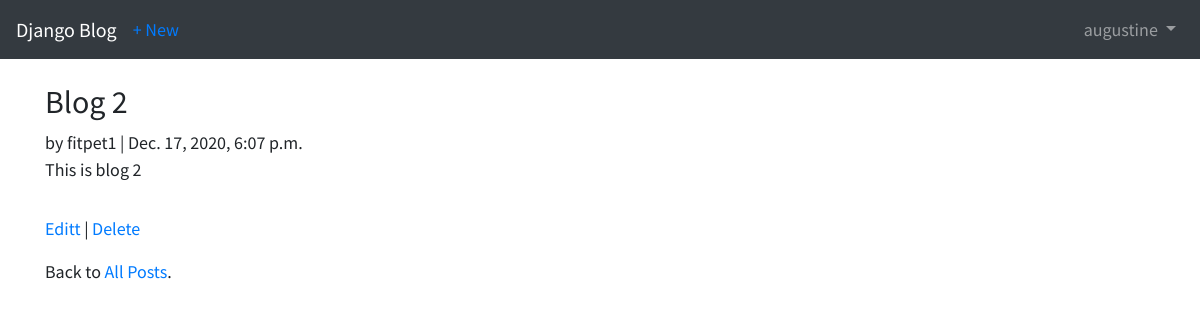
Page /posts/2/ (signed in) on the committed database.
### users/models.py (models this page shows)
class CustomUser(AbstractUser):
    age = models.PositiveIntegerField(null=True, blank=True)

### blog/models.py (models this page shows, shortened)
class Post(models.Model):
    title = models.CharField(max_length=200)
    body = models.TextField()
    date = models.DateTimeField(auto_now_add=True)
    author = models.ForeignKey(
        get_user_model(),
        on_delete=models.CASCADE,
    ) # many-to-one relationships

### blog/views.py (the view)
# urls.py: path('<int:pk>/', BlogDetailView.as_view(), name='post_detail'),
class BlogDetailView(LoginRequiredMixin, DetailView):
    model = Post
    template_name = 'post_detail.html'
    login_url = 'login'

### templates/post_detail.html (shortened to what this page needs)
<!DOCTYPE html>
<html lang="en">
<head>
</head>
<body>
    {% extends 'base.html' %}
    {% block content %}
    <div class="post-entry">
        <h2>{{ object.title }}</h2>
            <p>by {{ object.author }} | {{ object.date }}</p>
            <p>{{ object.body }}</p>
    </div>
    <p><a href="{% url 'post_edit' post.pk %}">Editt</a> |
        <a href="{% url 'post_delete' post.pk %}">Delete</a></p>
    <p>Back to <a href="{% url 'post_list' %}">All Posts</a>.</p>
    {% endblock content %}

### templates/base.html (shortened to what this page needs)
<!DOCTYPE html>
{% load static %}
<html lang="en">
<head>
    <link rel="stylesheet" href="https://stackpath.bootstrapcdn.com/bootstrap/4.1.3/css/bootstrap.min.css">
    <link href="{% static 'css/base.css' %}" rel="stylesheet">
</head>
<body>
    <nav class="navbar navbar-expand-md navbar-dark bg-dark mb-4">
      <a class="navbar-brand" href="{% url 'home' %}">Django Blog</a>
      {% if user.is_authenticated %}
        <ul class="navbar-nav mr-auto">
          <li class="nav-item"><a href="{% url 'post_new' %}">+ New</a></li>
        </ul>
      {% endif %}
      <div class="collapse navbar-collapse" id="navbarCollapse">
        {% if user.is_authenticated %}
          <ul class="navbar-nav ml-auto">
            <li class="nav-item">
              <a class="nav-link dropdown-toggle" href="#" id="userMenu" data-toggle="dropdown" aria-haspopup="true" aria-expanded="false">
                {{ user.username }}
              </a>
            </li>
          </ul>
        {% endif %}
      </div>
    </nav>
    <div class="container">
        {% block content %}
        {% endblock content %}
    </div>
</body>
</html>

### static/css/base.css (style rules this page uses)
body { font-family: 'Source Sans Pro', sans-serif; font-size: 18px; }
.post-entry { margin-bottom: 2rem; }
.post-entry h2 { margin: 0.5rem 0; }
.post-entry p { margin: 0; font-weight: 400; }

### rows in the picture
CustomUser: username "augustine"
Post: title "Blog 2", author "fitpet1", date "Dec. 17, 2020, 6:07 p.m.", body "This is blog 2"
